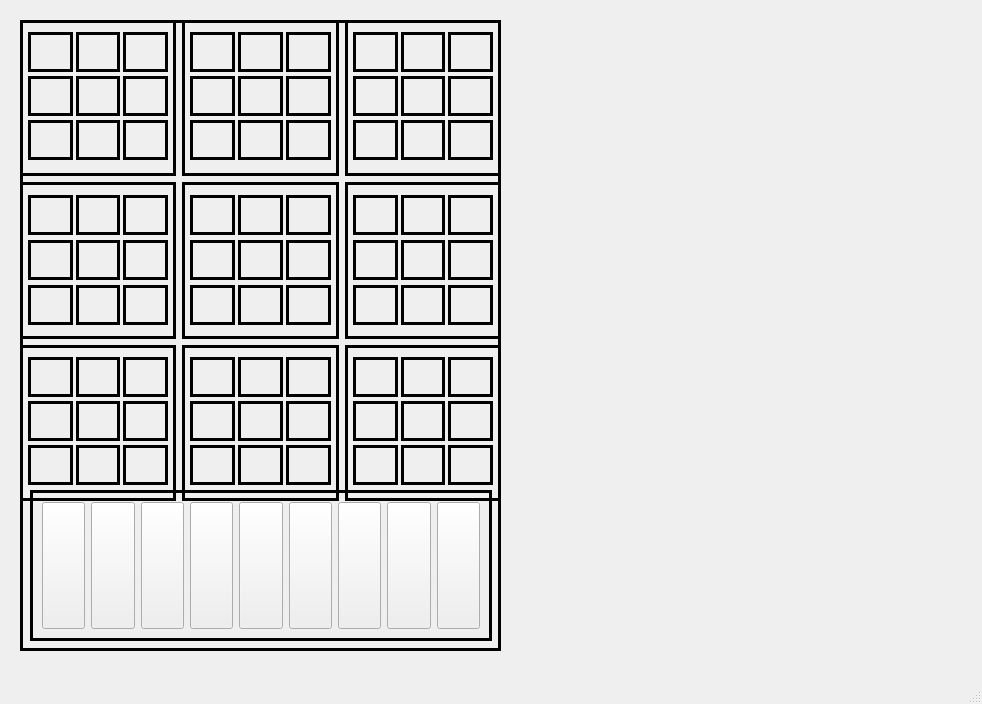
<?xml version="1.0" encoding="UTF-8"?>
<ui version="4.0">
 <class>MainWindow</class>
 <widget class="QMainWindow" name="MainWindow">
  <property name="geometry">
   <rect>
    <x>0</x>
    <y>0</y>
    <width>982</width>
    <height>704</height>
   </rect>
  </property>
  <property name="windowTitle">
   <string>数独游戏</string>
  </property>
  <property name="styleSheet">
   <string notr="true">MainWindow {
	background-color: white;
}</string>
  </property>
  <widget class="QWidget" name="centralwidget">
   <widget class="QFrame" name="frame">
    <property name="geometry">
     <rect>
      <x>20</x>
      <y>20</y>
      <width>481</width>
      <height>631</height>
     </rect>
    </property>
    <property name="styleSheet">
     <string notr="true">QFrame {
	border-style:solid;
    border-color:black;
	border-width:3;
}</string>
    </property>
    <property name="frameShape">
     <enum>QFrame::StyledPanel</enum>
    </property>
    <property name="frameShadow">
     <enum>QFrame::Raised</enum>
    </property>
    <widget class="QWidget" name="gridWidget_10" native="true">
     <property name="geometry">
      <rect>
       <x>0</x>
       <y>0</y>
       <width>481</width>
       <height>481</height>
      </rect>
     </property>
     <layout class="QGridLayout" name="gridLayout">
      <item row="2" column="2">
       <widget class="QWidget" name="gridWidget_9" native="true">
        <property name="styleSheet">
         <string notr="true">QWidget {
	border-style:solid;
    border-color:black;
	border-width:3;
}</string>
        </property>
        <layout class="QGridLayout" name="gridLayout_23">
         <property name="leftMargin">
          <number>8</number>
         </property>
         <property name="topMargin">
          <number>8</number>
         </property>
         <property name="rightMargin">
          <number>8</number>
         </property>
         <property name="horizontalSpacing">
          <number>3</number>
         </property>
         <property name="verticalSpacing">
          <number>0</number>
         </property>
         <item row="0" column="0">
          <widget class="QPushButton" name="pushButton61">
           <property name="minimumSize">
            <size>
             <width>0</width>
             <height>40</height>
            </size>
           </property>
           <property name="text">
            <string/>
           </property>
          </widget>
         </item>
         <item row="0" column="1">
          <widget class="QPushButton" name="pushButton62">
           <property name="minimumSize">
            <size>
             <width>0</width>
             <height>40</height>
            </size>
           </property>
           <property name="text">
            <string/>
           </property>
          </widget>
         </item>
         <item row="2" column="0">
          <widget class="QPushButton" name="pushButton79">
           <property name="minimumSize">
            <size>
             <width>0</width>
             <height>40</height>
            </size>
           </property>
           <property name="text">
            <string/>
           </property>
          </widget>
         </item>
         <item row="2" column="1">
          <widget class="QPushButton" name="pushButton80">
           <property name="minimumSize">
            <size>
             <width>0</width>
             <height>40</height>
            </size>
           </property>
           <property name="text">
            <string/>
           </property>
          </widget>
         </item>
         <item row="1" column="1">
          <widget class="QPushButton" name="pushButton71">
           <property name="minimumSize">
            <size>
             <width>0</width>
             <height>40</height>
            </size>
           </property>
           <property name="text">
            <string/>
           </property>
          </widget>
         </item>
         <item row="1" column="0">
          <widget class="QPushButton" name="pushButton70">
           <property name="minimumSize">
            <size>
             <width>0</width>
             <height>40</height>
            </size>
           </property>
           <property name="text">
            <string/>
           </property>
          </widget>
         </item>
         <item row="0" column="2">
          <widget class="QPushButton" name="pushButton63">
           <property name="minimumSize">
            <size>
             <width>0</width>
             <height>40</height>
            </size>
           </property>
           <property name="text">
            <string/>
           </property>
          </widget>
         </item>
         <item row="1" column="2">
          <widget class="QPushButton" name="pushButton72">
           <property name="minimumSize">
            <size>
             <width>0</width>
             <height>40</height>
            </size>
           </property>
           <property name="text">
            <string/>
           </property>
          </widget>
         </item>
         <item row="2" column="2">
          <widget class="QPushButton" name="pushButton81">
           <property name="minimumSize">
            <size>
             <width>0</width>
             <height>40</height>
            </size>
           </property>
           <property name="text">
            <string/>
           </property>
          </widget>
         </item>
        </layout>
       </widget>
      </item>
      <item row="1" column="0">
       <widget class="QWidget" name="gridWidget_2" native="true">
        <property name="styleSheet">
         <string notr="true">QWidget {
	border-style:solid;
    border-color:black;
	border-width:3;
}</string>
        </property>
        <layout class="QGridLayout" name="gridLayout_16">
         <property name="leftMargin">
          <number>8</number>
         </property>
         <property name="topMargin">
          <number>8</number>
         </property>
         <property name="rightMargin">
          <number>8</number>
         </property>
         <property name="horizontalSpacing">
          <number>3</number>
         </property>
         <property name="verticalSpacing">
          <number>0</number>
         </property>
         <item row="0" column="0">
          <widget class="QPushButton" name="pushButton28">
           <property name="minimumSize">
            <size>
             <width>0</width>
             <height>40</height>
            </size>
           </property>
           <property name="text">
            <string/>
           </property>
          </widget>
         </item>
         <item row="0" column="1">
          <widget class="QPushButton" name="pushButton29">
           <property name="minimumSize">
            <size>
             <width>0</width>
             <height>40</height>
            </size>
           </property>
           <property name="text">
            <string/>
           </property>
          </widget>
         </item>
         <item row="2" column="0">
          <widget class="QPushButton" name="pushButton46">
           <property name="minimumSize">
            <size>
             <width>0</width>
             <height>40</height>
            </size>
           </property>
           <property name="text">
            <string/>
           </property>
          </widget>
         </item>
         <item row="2" column="1">
          <widget class="QPushButton" name="pushButton47">
           <property name="minimumSize">
            <size>
             <width>0</width>
             <height>40</height>
            </size>
           </property>
           <property name="text">
            <string/>
           </property>
          </widget>
         </item>
         <item row="1" column="1">
          <widget class="QPushButton" name="pushButton38">
           <property name="minimumSize">
            <size>
             <width>0</width>
             <height>40</height>
            </size>
           </property>
           <property name="text">
            <string/>
           </property>
          </widget>
         </item>
         <item row="1" column="0">
          <widget class="QPushButton" name="pushButton37">
           <property name="minimumSize">
            <size>
             <width>0</width>
             <height>40</height>
            </size>
           </property>
           <property name="text">
            <string/>
           </property>
          </widget>
         </item>
         <item row="0" column="2">
          <widget class="QPushButton" name="pushButton30">
           <property name="minimumSize">
            <size>
             <width>0</width>
             <height>40</height>
            </size>
           </property>
           <property name="text">
            <string/>
           </property>
          </widget>
         </item>
         <item row="1" column="2">
          <widget class="QPushButton" name="pushButton39">
           <property name="minimumSize">
            <size>
             <width>0</width>
             <height>40</height>
            </size>
           </property>
           <property name="text">
            <string/>
           </property>
          </widget>
         </item>
         <item row="2" column="2">
          <widget class="QPushButton" name="pushButton48">
           <property name="minimumSize">
            <size>
             <width>0</width>
             <height>40</height>
            </size>
           </property>
           <property name="text">
            <string/>
           </property>
          </widget>
         </item>
        </layout>
       </widget>
      </item>
      <item row="1" column="1">
       <widget class="QWidget" name="gridWidget_6" native="true">
        <property name="styleSheet">
         <string notr="true">QWidget {
	border-style:solid;
    border-color:black;
	border-width:3;
}</string>
        </property>
        <layout class="QGridLayout" name="gridLayout_20">
         <property name="leftMargin">
          <number>8</number>
         </property>
         <property name="topMargin">
          <number>8</number>
         </property>
         <property name="rightMargin">
          <number>8</number>
         </property>
         <property name="horizontalSpacing">
          <number>3</number>
         </property>
         <property name="verticalSpacing">
          <number>0</number>
         </property>
         <item row="0" column="0">
          <widget class="QPushButton" name="pushButton31">
           <property name="minimumSize">
            <size>
             <width>0</width>
             <height>40</height>
            </size>
           </property>
           <property name="text">
            <string/>
           </property>
          </widget>
         </item>
         <item row="0" column="1">
          <widget class="QPushButton" name="pushButton32">
           <property name="minimumSize">
            <size>
             <width>0</width>
             <height>40</height>
            </size>
           </property>
           <property name="text">
            <string/>
           </property>
          </widget>
         </item>
         <item row="2" column="0">
          <widget class="QPushButton" name="pushButton49">
           <property name="minimumSize">
            <size>
             <width>0</width>
             <height>40</height>
            </size>
           </property>
           <property name="text">
            <string/>
           </property>
          </widget>
         </item>
         <item row="2" column="1">
          <widget class="QPushButton" name="pushButton50">
           <property name="minimumSize">
            <size>
             <width>0</width>
             <height>40</height>
            </size>
           </property>
           <property name="text">
            <string/>
           </property>
          </widget>
         </item>
         <item row="1" column="1">
          <widget class="QPushButton" name="pushButton41">
           <property name="minimumSize">
            <size>
             <width>0</width>
             <height>40</height>
            </size>
           </property>
           <property name="text">
            <string/>
           </property>
          </widget>
         </item>
         <item row="1" column="0">
          <widget class="QPushButton" name="pushButton40">
           <property name="minimumSize">
            <size>
             <width>0</width>
             <height>40</height>
            </size>
           </property>
           <property name="text">
            <string/>
           </property>
          </widget>
         </item>
         <item row="0" column="2">
          <widget class="QPushButton" name="pushButton33">
           <property name="minimumSize">
            <size>
             <width>0</width>
             <height>40</height>
            </size>
           </property>
           <property name="text">
            <string/>
           </property>
          </widget>
         </item>
         <item row="1" column="2">
          <widget class="QPushButton" name="pushButton42">
           <property name="minimumSize">
            <size>
             <width>0</width>
             <height>40</height>
            </size>
           </property>
           <property name="text">
            <string/>
           </property>
          </widget>
         </item>
         <item row="2" column="2">
          <widget class="QPushButton" name="pushButton51">
           <property name="minimumSize">
            <size>
             <width>0</width>
             <height>40</height>
            </size>
           </property>
           <property name="text">
            <string/>
           </property>
          </widget>
         </item>
        </layout>
       </widget>
      </item>
      <item row="1" column="2">
       <widget class="QWidget" name="gridWidget_8" native="true">
        <property name="styleSheet">
         <string notr="true">QWidget {
	border-style:solid;
    border-color:black;
	border-width:3;
}</string>
        </property>
        <layout class="QGridLayout" name="gridLayout_22">
         <property name="leftMargin">
          <number>8</number>
         </property>
         <property name="topMargin">
          <number>8</number>
         </property>
         <property name="rightMargin">
          <number>8</number>
         </property>
         <property name="horizontalSpacing">
          <number>3</number>
         </property>
         <property name="verticalSpacing">
          <number>0</number>
         </property>
         <item row="0" column="0">
          <widget class="QPushButton" name="pushButton34">
           <property name="minimumSize">
            <size>
             <width>0</width>
             <height>40</height>
            </size>
           </property>
           <property name="text">
            <string/>
           </property>
          </widget>
         </item>
         <item row="0" column="1">
          <widget class="QPushButton" name="pushButton35">
           <property name="minimumSize">
            <size>
             <width>0</width>
             <height>40</height>
            </size>
           </property>
           <property name="text">
            <string/>
           </property>
          </widget>
         </item>
         <item row="2" column="0">
          <widget class="QPushButton" name="pushButton52">
           <property name="minimumSize">
            <size>
             <width>0</width>
             <height>40</height>
            </size>
           </property>
           <property name="text">
            <string/>
           </property>
          </widget>
         </item>
         <item row="2" column="1">
          <widget class="QPushButton" name="pushButton53">
           <property name="minimumSize">
            <size>
             <width>0</width>
             <height>40</height>
            </size>
           </property>
           <property name="text">
            <string/>
           </property>
          </widget>
         </item>
         <item row="1" column="1">
          <widget class="QPushButton" name="pushButton44">
           <property name="minimumSize">
            <size>
             <width>0</width>
             <height>40</height>
            </size>
           </property>
           <property name="text">
            <string/>
           </property>
          </widget>
         </item>
         <item row="1" column="0">
          <widget class="QPushButton" name="pushButton43">
           <property name="minimumSize">
            <size>
             <width>0</width>
             <height>40</height>
            </size>
           </property>
           <property name="text">
            <string/>
           </property>
          </widget>
         </item>
         <item row="0" column="2">
          <widget class="QPushButton" name="pushButton36">
           <property name="minimumSize">
            <size>
             <width>0</width>
             <height>40</height>
            </size>
           </property>
           <property name="text">
            <string/>
           </property>
          </widget>
         </item>
         <item row="1" column="2">
          <widget class="QPushButton" name="pushButton45">
           <property name="minimumSize">
            <size>
             <width>0</width>
             <height>40</height>
            </size>
           </property>
           <property name="text">
            <string/>
           </property>
          </widget>
         </item>
         <item row="2" column="2">
          <widget class="QPushButton" name="pushButton54">
           <property name="minimumSize">
            <size>
             <width>0</width>
             <height>40</height>
            </size>
           </property>
           <property name="text">
            <string/>
           </property>
          </widget>
         </item>
        </layout>
       </widget>
      </item>
      <item row="2" column="1">
       <widget class="QWidget" name="gridWidget_7" native="true">
        <property name="styleSheet">
         <string notr="true">QWidget {
	border-style:solid;
    border-color:black;
	border-width:3;
}</string>
        </property>
        <layout class="QGridLayout" name="gridLayout_21">
         <property name="leftMargin">
          <number>8</number>
         </property>
         <property name="topMargin">
          <number>8</number>
         </property>
         <property name="rightMargin">
          <number>8</number>
         </property>
         <property name="horizontalSpacing">
          <number>3</number>
         </property>
         <property name="verticalSpacing">
          <number>0</number>
         </property>
         <item row="0" column="0">
          <widget class="QPushButton" name="pushButton58">
           <property name="minimumSize">
            <size>
             <width>0</width>
             <height>40</height>
            </size>
           </property>
           <property name="text">
            <string/>
           </property>
          </widget>
         </item>
         <item row="0" column="1">
          <widget class="QPushButton" name="pushButton59">
           <property name="minimumSize">
            <size>
             <width>0</width>
             <height>40</height>
            </size>
           </property>
           <property name="text">
            <string/>
           </property>
          </widget>
         </item>
         <item row="2" column="0">
          <widget class="QPushButton" name="pushButton76">
           <property name="minimumSize">
            <size>
             <width>0</width>
             <height>40</height>
            </size>
           </property>
           <property name="text">
            <string/>
           </property>
          </widget>
         </item>
         <item row="2" column="1">
          <widget class="QPushButton" name="pushButton77">
           <property name="minimumSize">
            <size>
             <width>0</width>
             <height>40</height>
            </size>
           </property>
           <property name="text">
            <string/>
           </property>
          </widget>
         </item>
         <item row="1" column="1">
          <widget class="QPushButton" name="pushButton68">
           <property name="minimumSize">
            <size>
             <width>0</width>
             <height>40</height>
            </size>
           </property>
           <property name="text">
            <string/>
           </property>
          </widget>
         </item>
         <item row="1" column="0">
          <widget class="QPushButton" name="pushButton67">
           <property name="minimumSize">
            <size>
             <width>0</width>
             <height>40</height>
            </size>
           </property>
           <property name="text">
            <string/>
           </property>
          </widget>
         </item>
         <item row="0" column="2">
          <widget class="QPushButton" name="pushButton60">
           <property name="minimumSize">
            <size>
             <width>0</width>
             <height>40</height>
            </size>
           </property>
           <property name="text">
            <string/>
           </property>
          </widget>
         </item>
         <item row="1" column="2">
          <widget class="QPushButton" name="pushButton69">
           <property name="minimumSize">
            <size>
             <width>0</width>
             <height>40</height>
            </size>
           </property>
           <property name="text">
            <string/>
           </property>
          </widget>
         </item>
         <item row="2" column="2">
          <widget class="QPushButton" name="pushButton78">
           <property name="minimumSize">
            <size>
             <width>0</width>
             <height>40</height>
            </size>
           </property>
           <property name="text">
            <string/>
           </property>
          </widget>
         </item>
        </layout>
       </widget>
      </item>
      <item row="0" column="1">
       <widget class="QWidget" name="gridWidget_4" native="true">
        <property name="styleSheet">
         <string notr="true">QWidget {
	border-style:solid;
    border-color:black;
	border-width:3;
}</string>
        </property>
        <layout class="QGridLayout" name="gridLayout_18">
         <property name="leftMargin">
          <number>8</number>
         </property>
         <property name="topMargin">
          <number>8</number>
         </property>
         <property name="rightMargin">
          <number>8</number>
         </property>
         <property name="horizontalSpacing">
          <number>3</number>
         </property>
         <property name="verticalSpacing">
          <number>0</number>
         </property>
         <item row="0" column="0">
          <widget class="QPushButton" name="pushButton4">
           <property name="minimumSize">
            <size>
             <width>0</width>
             <height>40</height>
            </size>
           </property>
           <property name="text">
            <string/>
           </property>
          </widget>
         </item>
         <item row="0" column="1">
          <widget class="QPushButton" name="pushButton5">
           <property name="minimumSize">
            <size>
             <width>0</width>
             <height>40</height>
            </size>
           </property>
           <property name="text">
            <string/>
           </property>
          </widget>
         </item>
         <item row="2" column="0">
          <widget class="QPushButton" name="pushButton22">
           <property name="minimumSize">
            <size>
             <width>0</width>
             <height>40</height>
            </size>
           </property>
           <property name="text">
            <string/>
           </property>
          </widget>
         </item>
         <item row="2" column="1">
          <widget class="QPushButton" name="pushButton23">
           <property name="minimumSize">
            <size>
             <width>0</width>
             <height>40</height>
            </size>
           </property>
           <property name="text">
            <string/>
           </property>
          </widget>
         </item>
         <item row="1" column="1">
          <widget class="QPushButton" name="pushButton14">
           <property name="minimumSize">
            <size>
             <width>0</width>
             <height>40</height>
            </size>
           </property>
           <property name="text">
            <string/>
           </property>
          </widget>
         </item>
         <item row="1" column="0">
          <widget class="QPushButton" name="pushButton13">
           <property name="minimumSize">
            <size>
             <width>0</width>
             <height>40</height>
            </size>
           </property>
           <property name="text">
            <string/>
           </property>
          </widget>
         </item>
         <item row="0" column="2">
          <widget class="QPushButton" name="pushButton6">
           <property name="minimumSize">
            <size>
             <width>0</width>
             <height>40</height>
            </size>
           </property>
           <property name="text">
            <string/>
           </property>
          </widget>
         </item>
         <item row="1" column="2">
          <widget class="QPushButton" name="pushButton15">
           <property name="minimumSize">
            <size>
             <width>0</width>
             <height>40</height>
            </size>
           </property>
           <property name="text">
            <string/>
           </property>
          </widget>
         </item>
         <item row="2" column="2">
          <widget class="QPushButton" name="pushButton24">
           <property name="minimumSize">
            <size>
             <width>0</width>
             <height>40</height>
            </size>
           </property>
           <property name="text">
            <string/>
           </property>
          </widget>
         </item>
        </layout>
       </widget>
      </item>
      <item row="0" column="0">
       <widget class="QWidget" name="gridWidget" native="true">
        <property name="styleSheet">
         <string notr="true">QWidget {
	border-style:solid;
    border-color:black;
	border-width:3;
}</string>
        </property>
        <layout class="QGridLayout" name="gridLayout_8">
         <property name="leftMargin">
          <number>8</number>
         </property>
         <property name="topMargin">
          <number>8</number>
         </property>
         <property name="rightMargin">
          <number>8</number>
         </property>
         <property name="horizontalSpacing">
          <number>3</number>
         </property>
         <property name="verticalSpacing">
          <number>0</number>
         </property>
         <item row="1" column="2">
          <widget class="QPushButton" name="pushButton12">
           <property name="minimumSize">
            <size>
             <width>0</width>
             <height>40</height>
            </size>
           </property>
           <property name="text">
            <string/>
           </property>
          </widget>
         </item>
         <item row="2" column="0">
          <widget class="QPushButton" name="pushButton19">
           <property name="minimumSize">
            <size>
             <width>0</width>
             <height>40</height>
            </size>
           </property>
           <property name="text">
            <string/>
           </property>
          </widget>
         </item>
         <item row="0" column="0">
          <widget class="QPushButton" name="pushButton1">
           <property name="minimumSize">
            <size>
             <width>0</width>
             <height>40</height>
            </size>
           </property>
           <property name="text">
            <string/>
           </property>
          </widget>
         </item>
         <item row="2" column="1">
          <widget class="QPushButton" name="pushButton20">
           <property name="minimumSize">
            <size>
             <width>0</width>
             <height>40</height>
            </size>
           </property>
           <property name="text">
            <string/>
           </property>
          </widget>
         </item>
         <item row="2" column="2">
          <widget class="QPushButton" name="pushButton21">
           <property name="minimumSize">
            <size>
             <width>0</width>
             <height>40</height>
            </size>
           </property>
           <property name="text">
            <string/>
           </property>
          </widget>
         </item>
         <item row="1" column="1">
          <widget class="QPushButton" name="pushButton11">
           <property name="minimumSize">
            <size>
             <width>0</width>
             <height>40</height>
            </size>
           </property>
           <property name="text">
            <string/>
           </property>
          </widget>
         </item>
         <item row="1" column="0">
          <widget class="QPushButton" name="pushButton10">
           <property name="minimumSize">
            <size>
             <width>0</width>
             <height>40</height>
            </size>
           </property>
           <property name="text">
            <string/>
           </property>
          </widget>
         </item>
         <item row="0" column="1">
          <widget class="QPushButton" name="pushButton2">
           <property name="minimumSize">
            <size>
             <width>0</width>
             <height>40</height>
            </size>
           </property>
           <property name="text">
            <string/>
           </property>
          </widget>
         </item>
         <item row="0" column="2">
          <widget class="QPushButton" name="pushButton3">
           <property name="minimumSize">
            <size>
             <width>0</width>
             <height>40</height>
            </size>
           </property>
           <property name="text">
            <string/>
           </property>
          </widget>
         </item>
        </layout>
       </widget>
      </item>
      <item row="0" column="2">
       <widget class="QWidget" name="gridWidget_5" native="true">
        <property name="styleSheet">
         <string notr="true">QWidget {
	border-style:solid;
    border-color:black;
	border-width:3;
}</string>
        </property>
        <layout class="QGridLayout" name="gridLayout_19">
         <property name="leftMargin">
          <number>8</number>
         </property>
         <property name="topMargin">
          <number>8</number>
         </property>
         <property name="rightMargin">
          <number>8</number>
         </property>
         <property name="horizontalSpacing">
          <number>3</number>
         </property>
         <property name="verticalSpacing">
          <number>0</number>
         </property>
         <item row="0" column="0">
          <widget class="QPushButton" name="pushButton7">
           <property name="minimumSize">
            <size>
             <width>0</width>
             <height>40</height>
            </size>
           </property>
           <property name="text">
            <string/>
           </property>
          </widget>
         </item>
         <item row="0" column="1">
          <widget class="QPushButton" name="pushButton8">
           <property name="minimumSize">
            <size>
             <width>0</width>
             <height>40</height>
            </size>
           </property>
           <property name="text">
            <string/>
           </property>
          </widget>
         </item>
         <item row="2" column="0">
          <widget class="QPushButton" name="pushButton25">
           <property name="minimumSize">
            <size>
             <width>0</width>
             <height>40</height>
            </size>
           </property>
           <property name="text">
            <string/>
           </property>
          </widget>
         </item>
         <item row="2" column="1">
          <widget class="QPushButton" name="pushButton26">
           <property name="minimumSize">
            <size>
             <width>0</width>
             <height>40</height>
            </size>
           </property>
           <property name="text">
            <string/>
           </property>
          </widget>
         </item>
         <item row="1" column="1">
          <widget class="QPushButton" name="pushButton17">
           <property name="minimumSize">
            <size>
             <width>0</width>
             <height>40</height>
            </size>
           </property>
           <property name="text">
            <string/>
           </property>
          </widget>
         </item>
         <item row="1" column="0">
          <widget class="QPushButton" name="pushButton16">
           <property name="minimumSize">
            <size>
             <width>0</width>
             <height>40</height>
            </size>
           </property>
           <property name="text">
            <string/>
           </property>
          </widget>
         </item>
         <item row="0" column="2">
          <widget class="QPushButton" name="pushButton9">
           <property name="minimumSize">
            <size>
             <width>0</width>
             <height>40</height>
            </size>
           </property>
           <property name="text">
            <string/>
           </property>
          </widget>
         </item>
         <item row="1" column="2">
          <widget class="QPushButton" name="pushButton18">
           <property name="minimumSize">
            <size>
             <width>0</width>
             <height>40</height>
            </size>
           </property>
           <property name="text">
            <string/>
           </property>
          </widget>
         </item>
         <item row="2" column="2">
          <widget class="QPushButton" name="pushButton27">
           <property name="minimumSize">
            <size>
             <width>0</width>
             <height>40</height>
            </size>
           </property>
           <property name="text">
            <string/>
           </property>
          </widget>
         </item>
        </layout>
       </widget>
      </item>
      <item row="2" column="0">
       <widget class="QWidget" name="gridWidget_3" native="true">
        <property name="styleSheet">
         <string notr="true">QWidget {
	border-style:solid;
    border-color:black;
	border-width:3;
}</string>
        </property>
        <layout class="QGridLayout" name="gridLayout_17">
         <property name="leftMargin">
          <number>8</number>
         </property>
         <property name="topMargin">
          <number>8</number>
         </property>
         <property name="rightMargin">
          <number>8</number>
         </property>
         <property name="horizontalSpacing">
          <number>3</number>
         </property>
         <property name="verticalSpacing">
          <number>0</number>
         </property>
         <item row="0" column="0">
          <widget class="QPushButton" name="pushButton55">
           <property name="minimumSize">
            <size>
             <width>0</width>
             <height>40</height>
            </size>
           </property>
           <property name="text">
            <string/>
           </property>
          </widget>
         </item>
         <item row="0" column="1">
          <widget class="QPushButton" name="pushButton56">
           <property name="minimumSize">
            <size>
             <width>0</width>
             <height>40</height>
            </size>
           </property>
           <property name="text">
            <string/>
           </property>
          </widget>
         </item>
         <item row="2" column="0">
          <widget class="QPushButton" name="pushButton73">
           <property name="minimumSize">
            <size>
             <width>0</width>
             <height>40</height>
            </size>
           </property>
           <property name="text">
            <string/>
           </property>
          </widget>
         </item>
         <item row="2" column="1">
          <widget class="QPushButton" name="pushButton74">
           <property name="minimumSize">
            <size>
             <width>0</width>
             <height>40</height>
            </size>
           </property>
           <property name="text">
            <string/>
           </property>
          </widget>
         </item>
         <item row="1" column="1">
          <widget class="QPushButton" name="pushButton65">
           <property name="minimumSize">
            <size>
             <width>0</width>
             <height>40</height>
            </size>
           </property>
           <property name="text">
            <string/>
           </property>
          </widget>
         </item>
         <item row="1" column="0">
          <widget class="QPushButton" name="pushButton64">
           <property name="minimumSize">
            <size>
             <width>0</width>
             <height>40</height>
            </size>
           </property>
           <property name="text">
            <string/>
           </property>
          </widget>
         </item>
         <item row="0" column="2">
          <widget class="QPushButton" name="pushButton57">
           <property name="minimumSize">
            <size>
             <width>0</width>
             <height>40</height>
            </size>
           </property>
           <property name="text">
            <string/>
           </property>
          </widget>
         </item>
         <item row="1" column="2">
          <widget class="QPushButton" name="pushButton66">
           <property name="minimumSize">
            <size>
             <width>0</width>
             <height>40</height>
            </size>
           </property>
           <property name="text">
            <string/>
           </property>
          </widget>
         </item>
         <item row="2" column="2">
          <widget class="QPushButton" name="pushButton75">
           <property name="minimumSize">
            <size>
             <width>0</width>
             <height>40</height>
            </size>
           </property>
           <property name="text">
            <string/>
           </property>
          </widget>
         </item>
        </layout>
       </widget>
      </item>
     </layout>
    </widget>
    <widget class="QFrame" name="horizontalFrame">
     <property name="geometry">
      <rect>
       <x>10</x>
       <y>470</y>
       <width>462</width>
       <height>151</height>
      </rect>
     </property>
     <property name="styleSheet">
      <string notr="true">QFrame {
	border-style:solid;
    border-color:black;
	border-width:3;
}</string>
     </property>
     <layout class="QHBoxLayout" name="horizontalLayout">
      <item>
       <widget class="QPushButton" name="pan1">
        <property name="minimumSize">
         <size>
          <width>0</width>
          <height>0</height>
         </size>
        </property>
        <property name="maximumSize">
         <size>
          <width>16777215</width>
          <height>800</height>
         </size>
        </property>
        <property name="text">
         <string/>
        </property>
       </widget>
      </item>
      <item>
       <widget class="QPushButton" name="pan2">
        <property name="minimumSize">
         <size>
          <width>0</width>
          <height>0</height>
         </size>
        </property>
        <property name="maximumSize">
         <size>
          <width>16777215</width>
          <height>800</height>
         </size>
        </property>
        <property name="text">
         <string/>
        </property>
       </widget>
      </item>
      <item>
       <widget class="QPushButton" name="pan3">
        <property name="minimumSize">
         <size>
          <width>0</width>
          <height>0</height>
         </size>
        </property>
        <property name="maximumSize">
         <size>
          <width>16777215</width>
          <height>800</height>
         </size>
        </property>
        <property name="text">
         <string/>
        </property>
       </widget>
      </item>
      <item>
       <widget class="QPushButton" name="pan4">
        <property name="minimumSize">
         <size>
          <width>0</width>
          <height>0</height>
         </size>
        </property>
        <property name="maximumSize">
         <size>
          <width>16777215</width>
          <height>800</height>
         </size>
        </property>
        <property name="text">
         <string/>
        </property>
       </widget>
      </item>
      <item>
       <widget class="QPushButton" name="pan5">
        <property name="minimumSize">
         <size>
          <width>0</width>
          <height>0</height>
         </size>
        </property>
        <property name="maximumSize">
         <size>
          <width>16777215</width>
          <height>800</height>
         </size>
        </property>
        <property name="text">
         <string/>
        </property>
       </widget>
      </item>
      <item>
       <widget class="QPushButton" name="pan6">
        <property name="minimumSize">
         <size>
          <width>0</width>
          <height>0</height>
         </size>
        </property>
        <property name="maximumSize">
         <size>
          <width>16777215</width>
          <height>800</height>
         </size>
        </property>
        <property name="text">
         <string/>
        </property>
       </widget>
      </item>
      <item>
       <widget class="QPushButton" name="pan7">
        <property name="minimumSize">
         <size>
          <width>0</width>
          <height>0</height>
         </size>
        </property>
        <property name="maximumSize">
         <size>
          <width>16777215</width>
          <height>800</height>
         </size>
        </property>
        <property name="text">
         <string/>
        </property>
       </widget>
      </item>
      <item>
       <widget class="QPushButton" name="pan8">
        <property name="minimumSize">
         <size>
          <width>0</width>
          <height>0</height>
         </size>
        </property>
        <property name="maximumSize">
         <size>
          <width>16777215</width>
          <height>800</height>
         </size>
        </property>
        <property name="text">
         <string/>
        </property>
       </widget>
      </item>
      <item>
       <widget class="QPushButton" name="pan9">
        <property name="minimumSize">
         <size>
          <width>0</width>
          <height>0</height>
         </size>
        </property>
        <property name="maximumSize">
         <size>
          <width>16777215</width>
          <height>800</height>
         </size>
        </property>
        <property name="text">
         <string/>
        </property>
       </widget>
      </item>
     </layout>
    </widget>
   </widget>
  </widget>
  <widget class="QMenuBar" name="menubar">
   <property name="geometry">
    <rect>
     <x>0</x>
     <y>0</y>
     <width>982</width>
     <height>24</height>
    </rect>
   </property>
  </widget>
  <widget class="QStatusBar" name="statusbar"/>
 </widget>
 <resources/>
 <connections/>
</ui>
